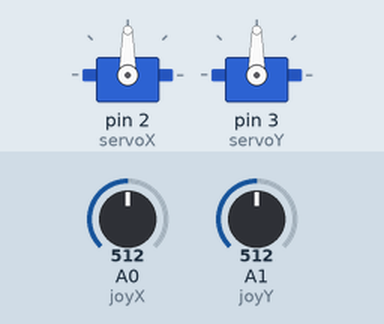
This sketch was run on a simulated Arduino Uno, built with avr-gcc and run on an emulated ATmega328P. Shown: 2 × servo. The inputs (shaded band) are chosen by the test bench; at power-on: A0 (joyX) = 512, A1 (joyY) = 512.

Above: at 1.2 s.
1.3 s: A0 (joyX) set to 716
At 1.9 s:
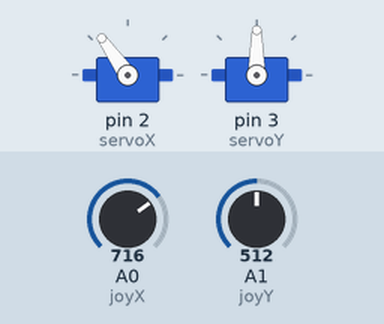
2.8 s: A1 (joyY) set to 716
At 3.1 s:
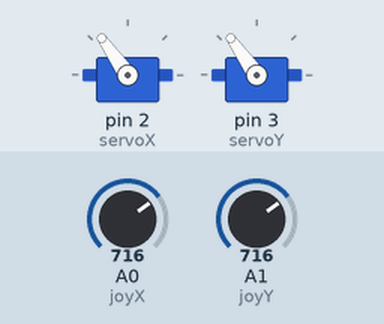
4.3 s: A0 (joyX) set to 900
At 5.4 s:
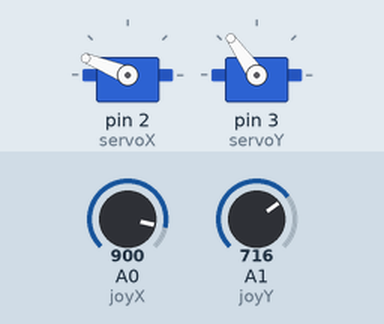
5.8 s: A1 (joyY) set to 900
At 7.0 s:
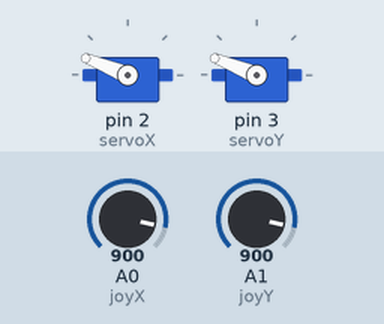
7.3 s: A0 (joyX) set to 1023
At 8.4 s:
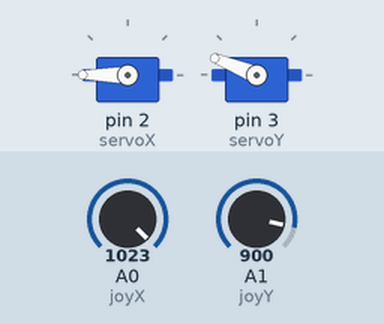
8.8 s: A1 (joyY) set to 1023
At 9.5 s:
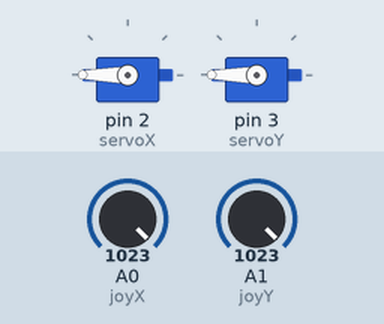
Timing chart, 0 to 11.3 s (numbered marks = the images above; inputs shaded):
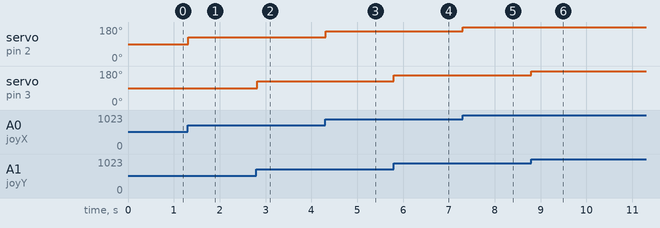

The sketch:

Joystick_dwa_serwa.ino
```cpp
#include <Servo.h>

Servo servoX;
Servo servoY;

int joyX = 0;
int joyY = 1;

int joyVal;

void setup() {
  // put your setup code here, to run once:

  servoX.attach(2);
  servoY.attach(3);
}

void loop() {
  // put your main code here, to run repeatedly:

  joyVal = analogRead(joyX);
  joyVal = map(joyVal, 0, 1023, 0, 180);
  servoX.write(joyVal);

  joyVal = analogRead(joyY);
  joyVal = map(joyVal, 0, 1023, 0 , 180);
  servoY.write(joyVal);
  delay(15);
}
```

Measured:
- after the input at 1.3 s, servo on pin 2 (servoX): 90° → 125° at once
- after the input at 2.8 s, servo on pin 3 (servoY): 90° → 125° at once
- after the input at 4.3 s, servo on pin 2 (servoX): 125° → 158° at once
- after the input at 5.8 s, servo on pin 3 (servoY): 125° → 158° at once
- after the input at 7.3 s, servo on pin 2 (servoX): 158° → 180° at once
- after the input at 8.8 s, servo on pin 3 (servoY): 158° → 180° at once
